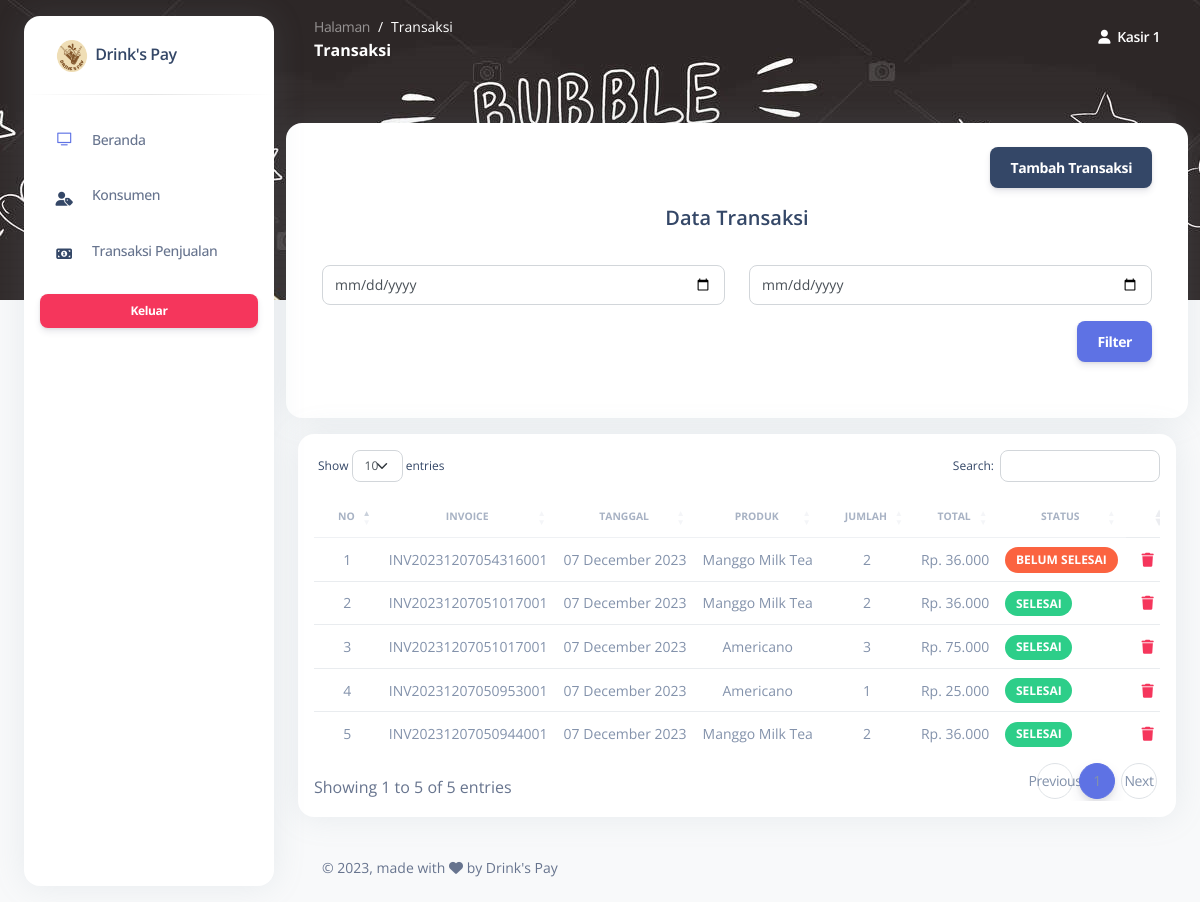
The app's page /index.php?page=transaksi (signed in) with its own data.
### tables this page shows
CREATE TABLE `transaksi` (
  `id` int NOT NULL,
  `invoice` varchar(50) NOT NULL,
  `tanggal` date NOT NULL,
  `kasir_id` int NOT NULL,
  `konsumen_id` int NOT NULL,
  `produk_id` int NOT NULL,
  `jumlah` int NOT NULL,
  `total` decimal(10,2) NOT NULL,
  `status` varchar(50) NOT NULL
);

CREATE TABLE `produk` (
  `id` int NOT NULL,
  `name` varchar(255) NOT NULL,
  `kode` varchar(30) NOT NULL,
  `kategori_id` int NOT NULL,
  `harga` decimal(10,2) NOT NULL,
  `stok` int NOT NULL,
  `image` varchar(255) DEFAULT NULL,
  `updated_at` timestamp NOT NULL DEFAULT CURRENT_TIMESTAMP
);

### page/transaksi/index.php (the view, shortened to what this page needs)
<?php
$query =  "SELECT t.id, t.invoice, t.tanggal, t.jumlah, t.total, t.status, p.name, p.harga FROM transaksi t JOIN produk p ON t.produk_id = p.id ORDER BY t.id DESC";
$execute = $konek->query($query);
?>
<div class="row my-4">
    <div class="card">
        <div class="card-body">
            <div class=" text-right d-flex flex-column justify-content-center mb-3">
                <a href="index.php?page=order" class="btn btn-dark mb-0 ms-lg-auto me-lg-0 me-auto mt-lg-0 mt-2">Tambah
                    Transaksi</a>
            </div>
            <h5 class="text-center">Data Transaksi</h5>
            <hr>
            <form method="POST">
                <div class="row mb-3">
                    <div class="col-md-6">
                        <input type="date" class="form-control" name="start" id="start" required>
                    </div>
                    <div class="col-md-6">
                        <input type="date" class="form-control" name="end" id="end" required>
                        <button type="submit" class="btn btn-primary mt-3 float-end" id="filter">Filter</button>
                    </div>
                </div>
            </form>
        </div>
    </div>
    <div class="col-12 mt-3">
        <div class="card card-body">
            <div class="table-responsive">
                <table class="table align-items-center mb-0" id="tableKonsumen">
                    <thead>
                        <tr>
                            <th class="text-uppercase text-center text-secondary text-xxs font-weight-bolder opacity-7">
                                No</th>
                            <th class="text-uppercase text-center text-secondary text-xxs font-weight-bolder opacity-7">
                                Invoice</th>
                            <th class="text-uppercase text-center text-secondary text-xxs font-weight-bolder opacity-7">
                                Tanggal</th>
                            <th class="text-uppercase text-center text-secondary text-xxs font-weight-bolder opacity-7">
                                Produk</th>
                            <th class="text-uppercase text-center text-secondary text-xxs font-weight-bolder opacity-7">
                                Jumlah</th>
                            <th class="text-uppercase text-center text-secondary text-xxs font-weight-bolder opacity-7">
                                Total</th>
                            <th class="text-uppercase text-center text-secondary text-xxs font-weight-bolder opacity-7">
                                Status</th>
                            <th></th>
                        </tr>
                    </thead>
                    <tbody>
                        <?php
                        $key = 1;
                        foreach ($execute as  $row) {
                        ?>
                            <tr>
                                <td class="text-sm text-center text-secondary mb-0">
                                    <?php echo $key++; ?>
                                </td>
                                <td>
                                    <p class="text-sm text-center text-secondary mb-0">
                                        <?php echo $row['invoice']; ?>
                                    </p>
                                </td>
                                <td>
                                    <p class="text-sm text-center text-secondary mb-0">
                                        <?php echo date('d F Y', strtotime($row['tanggal'])); ?>
                                    </p>
                                </td>
                                <td>
                                    <p class="text-sm text-center text-secondary mb-0">
                                        <?php echo $row['name']; ?>
                                    </p>
                                </td>
                                <td>
                                    <p class="text-sm text-center text-secondary mb-0">
                                        <?php echo $row['jumlah']; ?>
                                    </p>
                                </td>
                                <td>
                                    <p class="text-sm text-center text-secondary mb-0">
                                        <?php echo 'Rp. ' . number_format($row['total'], 0, ',', '.'); ?>
                                    </p>
                                </td>
                                <td>
                                    <?php
                                    if ($row['status'] == 'pending') {
                                        echo '<span class="badge rounded-pill text-bg-warning text-white">Belum Selesai</span>';
                                    } else {
                                        echo '<span class="badge rounded-pill text-bg-success text-white">Selesai</span>';
                                    }
                                    ?>
                                </td>
                                <td class="text-sm">
                                    <a href="proses/prosesHapus.php/?op=transaksi&id=<?php echo $row['id']; ?>" onclick="return confirm('Anda yakin ingin menghapus transaksi ini?');" data-bs-toggle="tooltip" data-bs-original-title="Hapus Transaksi" class="p-2">
                                        <i class="fas fa-trash text-danger" aria-hidden="true"></i>
                                    </a>
                                </td>
                            </tr>
                        <?php } ?>
                    </tbody>
                </table>
            </div>
        </div>
    </div>
</div>

### records on screen
transaksi: invoice "INV20231207054316001", tanggal "07 December 2023", produk.name "Manggo Milk Tea", jumlah "2", total "36.000", status "BELUM SELESAI"
transaksi: invoice "INV20231207051017001", tanggal "07 December 2023", produk.name "Manggo Milk Tea", jumlah "2", total "36.000", status "SELESAI"
transaksi: invoice "INV20231207051017001", tanggal "07 December 2023", produk.name "Americano", jumlah "3", total "75.000", status "SELESAI"
transaksi: invoice "INV20231207050953001", tanggal "07 December 2023", produk.name "Americano", jumlah "1", total "25.000", status "SELESAI"
transaksi: invoice "INV20231207050944001", tanggal "07 December 2023", produk.name "Manggo Milk Tea", jumlah "2", total "36.000", status "SELESAI"

### other values on screen
ucfirst($page) ?: 'Beranda' "Transaksi"
$user['name'] "Kasir 1"
